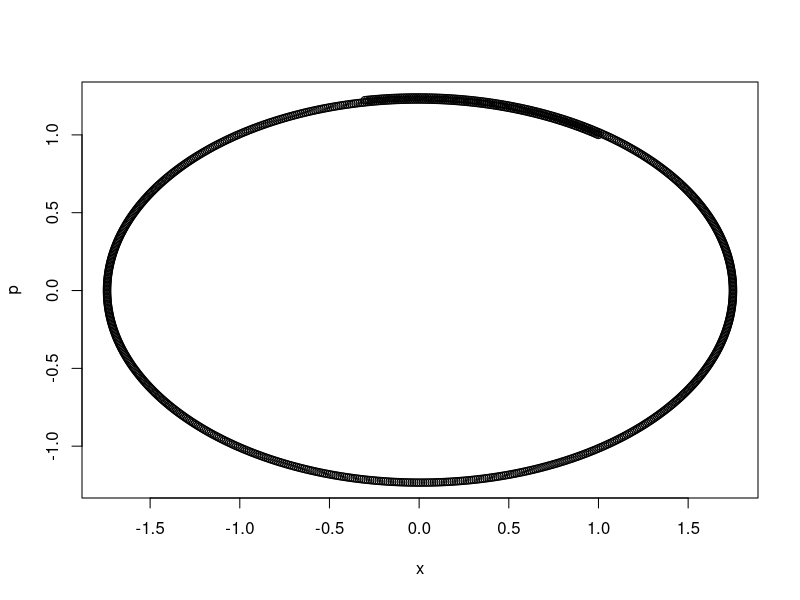
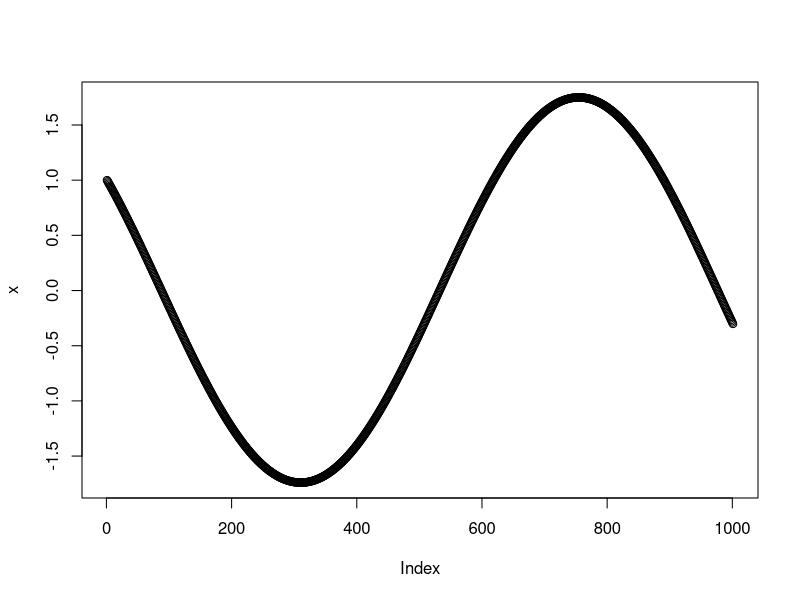

Recreate these plots in R, in order.
# http://kefism.hatenablog.com/entry/2017/03/14/231005
# リープフロッグ法
T <- 1000 # ステップの数
epsilon <- 0.01 # 1ステップで状態変化をどの程度許すか
p0 <- 1 # pの初期値
x0 <- 1 # xの初期値
p <- c(p0) # ステップtにおけるpの値p[t]
x <- c(x0) # ステップtにおけるxの値x[t]
DU <- function(x){x} # ポテンシャル U = -log(p(x))のx微分
# p(x)を標準正規分布(1/sqrt(2*pi))exp(-x^2/2)とする
DV <- function(p){p} # 運動エネルギー V = p^2/2のp微分
# この辺自動微分したい

for(t in 1:T){
  x.temp <- x[t] - (epsilon/2)*DV(p[t])
  p[t+1] <- p[t] + (epsilon/2)*DU(x[t])
  x[t+1] <- x.temp - (epsilon/2)*DV(p[t+1])
}
plot(x,p)

# H(x,p) = V(p) + U(x)の値
# f(y) = exp(-y)として密度函数q(x,p)=f(H(x,p))に従うサンプリング

plot(x)
